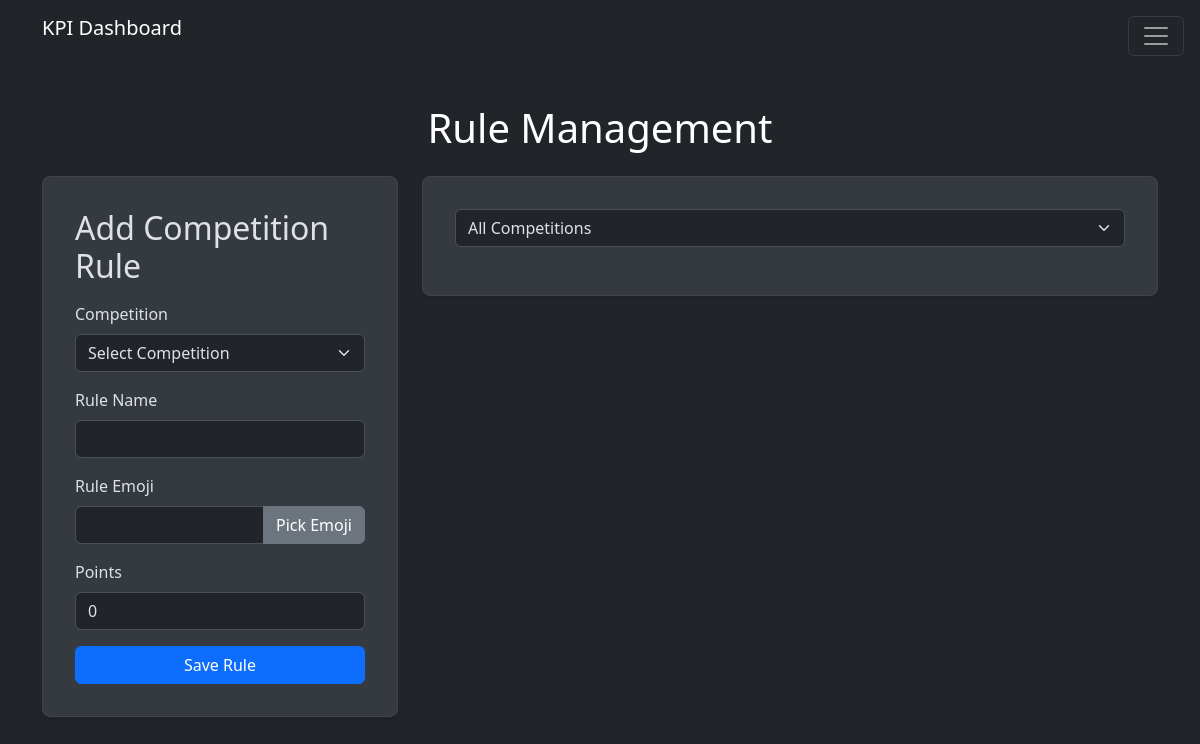
The app's page /admin/pages/rules.php, older data.
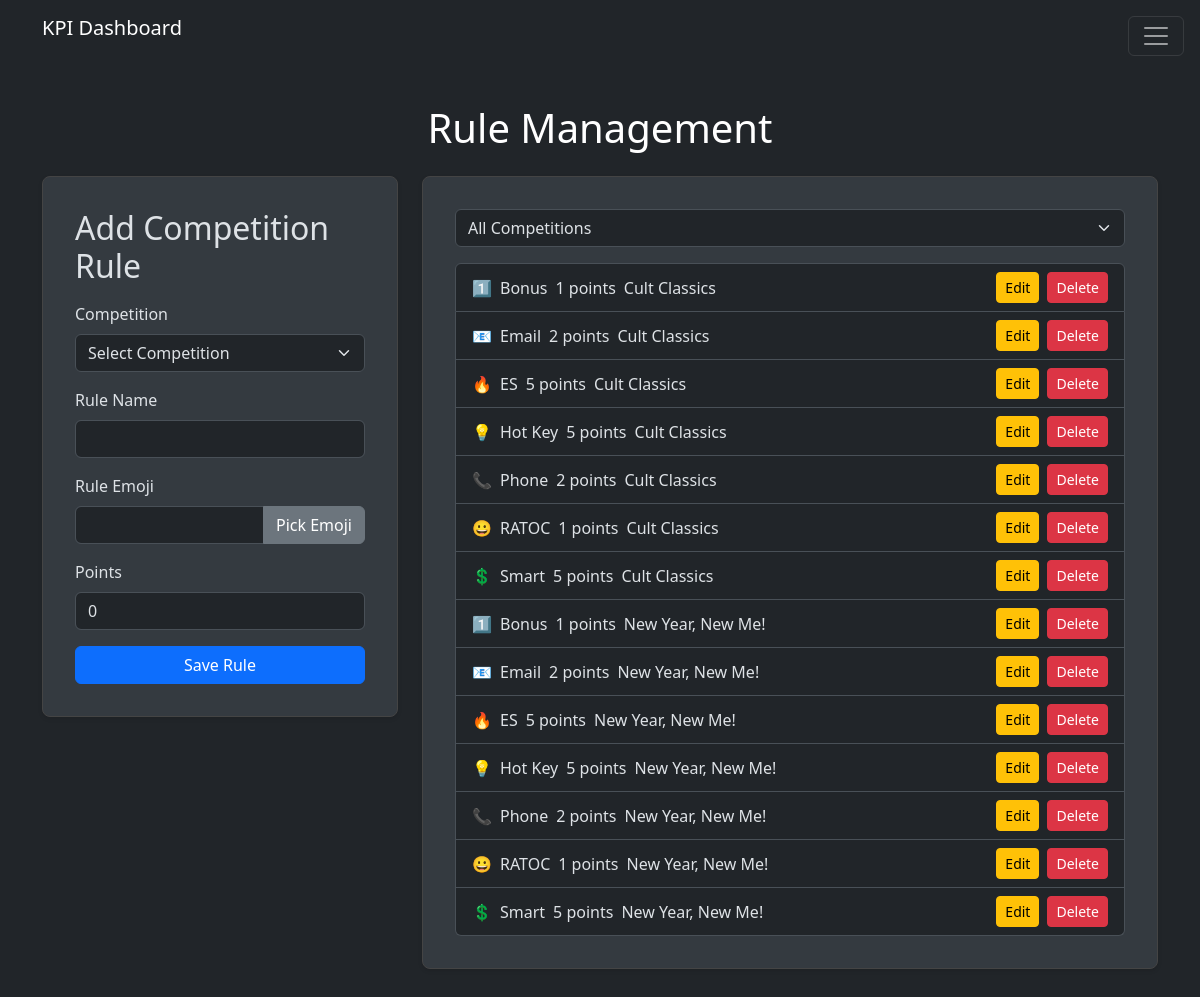
The same page, newer data.
### tables this page shows
CREATE TABLE `competition_rules` (
  `id` int(11) NOT NULL,
  `competition_id` int(11) DEFAULT NULL,
  `name` varchar(100) NOT NULL,
  `description` varchar(255) DEFAULT NULL,
  `points` int(11) NOT NULL,
  `created_at` timestamp NULL DEFAULT current_timestamp(),
  `emoji` varchar(255) DEFAULT ''
);

CREATE TABLE `competitions` (
  `id` int(11) NOT NULL,
  `name` varchar(100) NOT NULL,
  `start_date` date DEFAULT NULL,
  `end_date` date DEFAULT NULL,
  `created_at` timestamp NULL DEFAULT current_timestamp()
);

### includes/classes/Database.php (called while the page is built, shortened)
<?php
class Database {
    private static $instance = null;
    private $connection = null;
    private function __construct() {
        try {
            $this->connection = new PDO(
                "mysql:host=" . DB_HOST . ";dbname=" . DB_NAME,
                DB_USER,
                DB_PASS,
                [PDO::ATTR_ERRMODE => PDO::ERRMODE_EXCEPTION]
            );
        } catch (PDOException $e) {
            error_log("Database Connection Error: " . $e->getMessage());
            throw new Exception("Database connection failed");
        }
    }
    public static function getInstance() {
        if (self::$instance === null) {
            self::$instance = new self();
        }
        return self::$instance;
    }
    public function query($sql, $params = []) {
        try {
            $stmt = $this->connection->prepare($sql);
            $stmt->execute($params);
            return $stmt;
        } catch (PDOException $e) {
            error_log("Query Error: " . $e->getMessage());
            throw new Exception("Database query failed");
        }
    }
}

### public/admin/pages/rules.php (the view, shortened to what the changed rows need)
<?php
require_once $_SERVER['DOCUMENT_ROOT'] . '/public/admin/includes/header.php';
$db = Database::getInstance();
$filterCompetition = isset($_GET['filterCompetition']) ? intval($_GET['filterCompetition']) : null;
$rulesQuery = "
    SELECT cr.*, c.name as competition_name
    FROM competition_rules cr
    LEFT JOIN competitions c ON cr.competition_id = c.id";
if ($filterCompetition) {
    $rulesQuery .= " WHERE cr.competition_id = ?";
    $rules = $db->query($rulesQuery, [$filterCompetition])->fetchAll(PDO::FETCH_ASSOC);
} else {
    $rulesQuery .= " ORDER BY c.name, cr.name";
    $rules = $db->query($rulesQuery)->fetchAll(PDO::FETCH_ASSOC);
}
$action = 'Add Competition Rule';
?>
<div class="container py-5">
    <h1 class="text-center mb-4">Rule Management</h1>
    <div class="row">
        <div class="col-md-4">
            <div class="card">
                <div class="card-body">
                    <h2 class="mb-3"><?php echo $action; ?></h2>
                </div>
            </div>
        </div>
        <div class="col-md-8">
            <div class="card rules-card">
                <div class="card-body">
                    <ul class="list-group rules-list">
                        <?php foreach ($rules as $rule): ?>
                            <li class="list-group-item">
                                <div class="d-flex align-items-center justify-content-between w-100">
                                    <div class="d-flex align-items-center gap-2">
                                        <span class="rule-emoji"><?php echo $rule['emoji']; ?></span>
                                        <span class="rule-name"><?php echo htmlspecialchars($rule['name']); ?></span>
                                        <span class="rule-points"><?php echo $rule['points']; ?> points</span>
                                        <span class="rule-competition"><?php echo htmlspecialchars($rule['competition_name']); ?></span>
                                    </div>
                                    <div class="d-flex gap-2">
                                        <a href="?edit_id=<?php echo $rule['id']; ?>" class="btn btn-warning btn-sm">Edit</a>
                                        <form method="POST" action="functions.php" class="d-inline">
                                            <button type="submit" class="btn btn-danger btn-sm">Delete</button>
                                        </form>
                                    </div>
                                </div>
                            </li>
                        <?php endforeach; ?>
                    </ul>
                </div>
            </div>
        </div>
    </div>
</div>
<?php include $_SERVER['DOCUMENT_ROOT'] . '/public/admin/includes/footer.php'; ?>

Row changes from the older to the newer data that the page shows:
added competition_rules: emoji "1️⃣", name "Bonus", points "1", competition.name "Cult Classics"
added competition_rules: emoji "📧", name "Email", points "2", competition.name "Cult Classics"
added competition_rules: emoji "🔥", name "ES", points "5", competition.name "Cult Classics"
added competition_rules: emoji "💡", name "Hot Key", points "5", competition.name "Cult Classics"
added competition_rules: emoji "📞", name "Phone", points "2", competition.name "Cult Classics"
added competition_rules: emoji "😀", name "RATOC", points "1", competition.name "Cult Classics"
added competition_rules: emoji "💲", name "Smart", points "5", competition.name "Cult Classics"
added competition_rules: emoji "1️⃣", name "Bonus", points "1", competition.name "New Year, New Me!"
added competition_rules: emoji "📧", name "Email", points "2", competition.name "New Year, New Me!"
added competition_rules: emoji "🔥", name "ES", points "5", competition.name "New Year, New Me!"
added competition_rules: emoji "💡", name "Hot Key", points "5", competition.name "New Year, New Me!"
added competition_rules: emoji "📞", name "Phone", points "2", competition.name "New Year, New Me!"
added competition_rules: emoji "😀", name "RATOC", points "1", competition.name "New Year, New Me!"
added competition_rules: emoji "💲", name "Smart", points "5", competition.name "New Year, New Me!"
